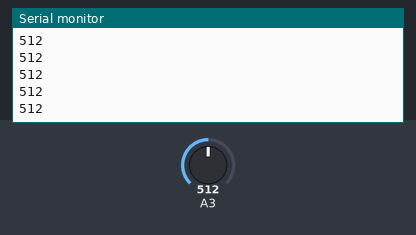
This sketch was run on a simulated Arduino Uno, built with avr-gcc and run on an emulated ATmega328P. Parts: the last lines printed to the serial monitor. The inputs (shaded band) are chosen by the test bench; at power-on: A3 = 512.

Above: at 1.2 s.
1.3 s: A3 set to 716
At 1.8 s:
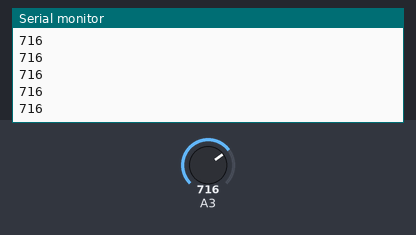
2.8 s: A3 set to 900
At 3.3 s:
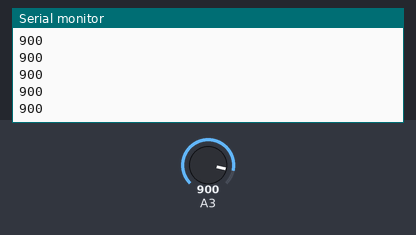
Timing chart, 0 to 5.8 s (numbered marks = the images above; inputs shaded):
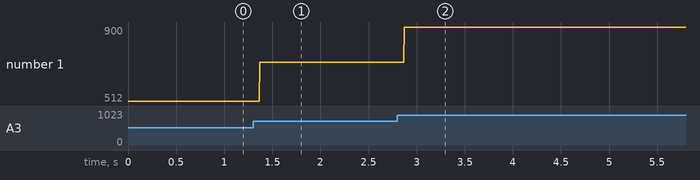

The sketch:

IRSensor.ino
```cpp
int ledPin = 13;

void setup() {
  // put your setup code here, to run once:
  pinMode(11,INPUT);
    Serial.begin (9600);
}

int sensorValue = 0;

void loop() {
  // put your main code here, to run repeatedly:
  sensorValue = analogRead (11);

  //delay (sensorValue);
  digitalWrite (ledPin, LOW);
  //delay (sensorValue);
  if (sensorValue>30) {
    digitalWrite (ledPin, HIGH);
    }
  Serial.println (sensorValue, DEC);

}
```

Measured:
- after the input at 1.3 s, the serial monitor: prints a new line after 0.07 s (image 1)
- after the input at 2.8 s, the serial monitor: prints a new line after 0.07 s (image 2)
- plotted number 1: 512 → 716 after the input at 1.3 s, 716 → 900 after the input at 2.8 s
